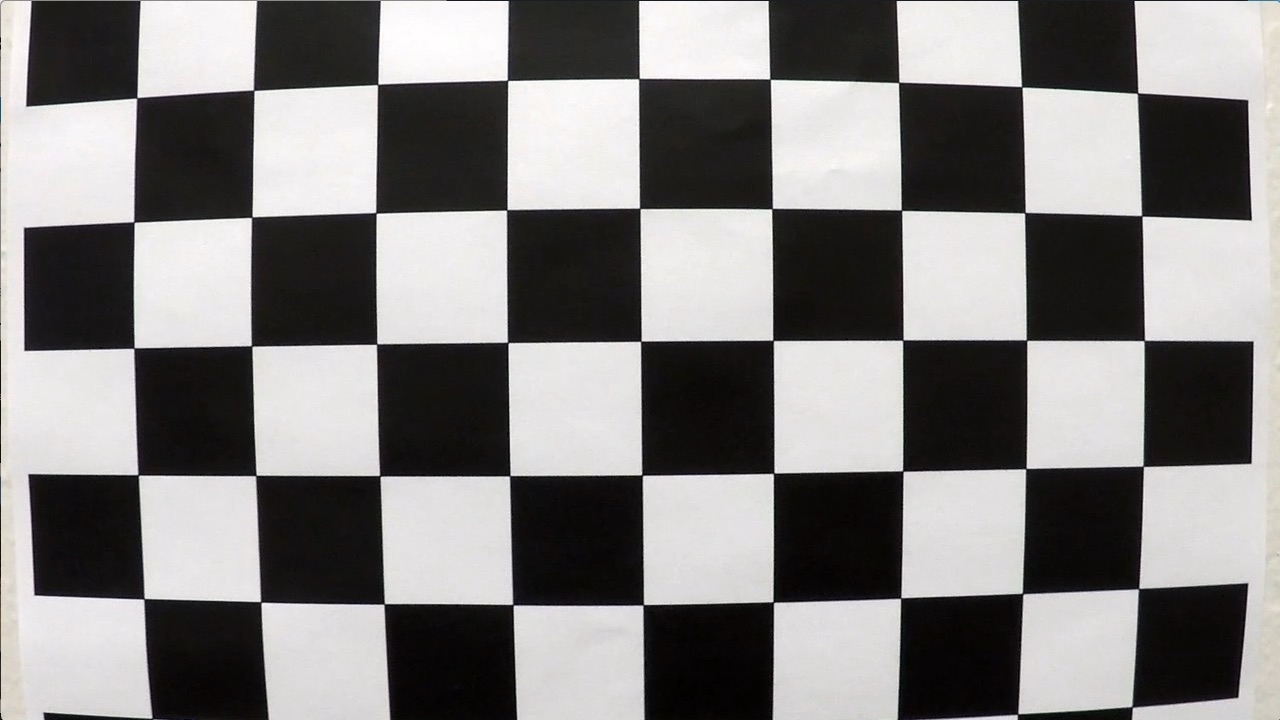
#> input picture CarND-Advanced-Lane-Lines-P4/camera_cal/calibration1.jpg, 1280 x 720 px; its folder holds only this picture in this run
$ jupyter execute --allow-errors P4.ipynb   (shell and % lines are left out)   (older library calls are emulated)
#> lines starting #> are read from the running program, lines starting #| are printed output that depends on the picture
### CarND-Advanced-Lane-Lines-P4/lane_finding.py
import cv2
import numpy as np

def undistort(img, mtx, dist):
    undistorted_img = cv2.undistort(img, mtx, dist, None, mtx)
    return undistorted_img

def color_thresh(image):
    # Filter white color
    white_thresh = [np.array([200, 200, 200]), np.array([255, 255, 255])]
    mask = cv2.inRange(image, white_thresh[0], white_thresh[1])
    white_img = cv2.bitwise_and(image, image, mask=mask)

    #Changing Color-space, HSV is better for object detection
    hsv = cv2.cvtColor(image, cv2.COLOR_BGR2HSV)
    #For HSV, Hue range is [0,179], Saturation range is [0,255] and Value range is [0,255].
    yellow_thresh = [np.array([90,100,100]), np.array([110,255,255])]
    mask = cv2.inRange(hsv, yellow_thresh[0], yellow_thresh[1])
    yellow_img = cv2.bitwise_and(image, image, mask=mask)

    # Combine images
    filtered_img = cv2.addWeighted(white_img, 1., yellow_img, 1., 0.)

    gray = cv2.cvtColor(filtered_img, cv2.COLOR_RGB2GRAY)
    # Create binary based on detected pixels
    binary_threshold = np.zeros_like(gray)
    binary_threshold[(gray > 0)] = 1
    return binary_threshold

def perspect_tf(image, M):
    img_size = (image.shape[1], image.shape[0])
    # Warp the image
    warped = cv2.warpPerspective(image, M, img_size, flags=cv2.INTER_LINEAR)
    return warped

detected = False
left_fit = []
right_fit = []

def lane_detect(binary_warped):#, nb = False):
    global detected
    global left_fit
    global right_fit
    # Set the width of the windows +/- margin
    margin = 100
    nonzero = binary_warped.nonzero()
    nonzeroy = np.array(nonzero[0])
    nonzerox = np.array(nonzero[1])
    #out_img = np.dstack((binary_warped, binary_warped, binary_warped))*255
    if not detected:
        # Assuming you have created a warped binary image called "binary_warped"
        # Take a histogram of the bottom half of the image
        histogram = np.sum(binary_warped[binary_warped.shape[0]//2:,:], axis=0)
        # Create an output image to draw on and  visualize the result
        #out_img = np.dstack((binary_warped, binary_warped, binary_warped))*255
        # Find the peak of the left and right halves of the histogram
        # These will be the starting point for the left and right lines
        midpoint = np.int(histogram.shape[0]/2)
        leftx_base = np.argmax(histogram[:midpoint])
        rightx_base = np.argmax(histogram[midpoint:]) + midpoint

        # Choose the number of sliding windows
        nwindows = 9
        # Set height of windows
        window_height = np.int(binary_warped.shape[0]/nwindows)

        # Current positions to be updated for each window
        leftx_current = leftx_base
        rightx_current = rightx_base

        # Set minimum number of pixels found to recenter window
        minpix = 50
        # Create empty lists to receive left and right lane pixel indices
        left_lane_inds = []
        right_lane_inds = []

        # Step through the windows one by one
        for window in range(nwindows):
            # Identify window boundaries in x and y (and right and left)
            win_y_low = binary_warped.shape[0] - (window+1)*window_height
            win_y_high = binary_warped.shape[0] - window*window_height
            win_xleft_low = leftx_current - margin
            win_xleft_high = leftx_current + margin
            win_xright_low = rightx_current - margin
            win_xright_high = rightx_current + margin

            # Draw the windows on the visualization image
            #cv2.rectangle(out_img,(win_xleft_low,win_y_low),(win_xleft_high,win_y_high),(0,255,0), 2)
            #cv2.rectangle(out_img,(win_xright_low,win_y_low),(win_xright_high,win_y_high),(0,255,0), 2)
            # Identify the nonzero pixels in x and y within the window
            good_left_inds = ((nonzeroy >= win_y_low) & (nonzeroy < win_y_high) & (nonzerox >= win_xleft_low) & (nonzerox < win_xleft_high)).nonzero()[0]
            good_right_inds = ((nonzeroy >= win_y_low) & (nonzeroy < win_y_high) & (nonzerox >= win_xright_low) & (nonzerox < win_xright_high)).nonzero()[0]
            # Append these indices to the lists
            left_lane_inds.append(good_left_inds)
            right_lane_inds.append(good_right_inds)
            # If you found > minpix pixels, recenter next window on their mean position
            if len(good_left_inds) > minpix:
                leftx_current = np.int(np.mean(nonzerox[good_left_inds]))
            if len(good_right_inds) > minpix:
                rightx_current = np.int(np.mean(nonzerox[good_right_inds]))

        # Concatenate the arrays of indices
        left_lane_inds = np.concatenate(left_lane_inds)
        right_lane_inds = np.concatenate(right_lane_inds)
        detected = True
    else:
        left_lane_inds = ((nonzerox > (left_fit[0]*(nonzeroy**2) + left_fit[1]*nonzeroy + left_fit[2] - margin)) & (nonzerox < (left_fit[0]*(nonzeroy**2) + left_fit[1]*nonzeroy + left_fit[2] + margin)))
        right_lane_inds = ((nonzerox > (right_fit[0]*(nonzeroy**2) + right_fit[1]*nonzeroy + right_fit[2] - margin)) & (nonzerox < (right_fit[0]*(nonzeroy**2) + right_fit[1]*nonzeroy + right_fit[2] + margin)))

    # Extract left and right line pixel positions
    leftx = nonzerox[left_lane_inds]
    lefty = nonzeroy[left_lane_inds]
    rightx = nonzerox[right_lane_inds]
    righty = nonzeroy[right_lane_inds]

    # Fit a second order polynomial to each
    left_fit = np.polyfit(lefty, leftx, 2)
    right_fit = np.polyfit(righty, rightx, 2)
    ploty = np.linspace(0, binary_warped.shape[0]-1, binary_warped.shape[0] )
    left_fitx = left_fit[0]*ploty**2 + left_fit[1]*ploty + left_fit[2]
    right_fitx = right_fit[0]*ploty**2 + right_fit[1]*ploty + right_fit[2]
    left_curverad, right_curverad = curvature_cal(ploty, leftx, lefty, rightx, righty)

    midpoint = np.int(binary_warped.shape[1]/2)
    middle_of_lane = (right_fitx[-1] - left_fitx[-1]) / 2.0 + left_fitx[-1]
    xm_per_pix = 3.7/700
    offset = (midpoint - middle_of_lane) * xm_per_pix
    return ploty, left_fitx, right_fitx, left_curverad, right_curverad, offset

def curvature_cal(ploty, leftx, lefty, rightx, righty):
    # Define y-value where we want radius of curvature
    # I'll choose the maximum y-value, corresponding to the bottom of the image
    y_eval = np.max(ploty)
    ym_per_pix = 30/720 # meters per pixel in y dimension
    xm_per_pix = 3.7/700 # meters per pixel in x dimension

    # Fit new polynomials to x,y in world space
    left_fit_cr = np.polyfit(lefty*ym_per_pix, leftx*xm_per_pix, 2)
    right_fit_cr = np.polyfit(righty*ym_per_pix, rightx*xm_per_pix, 2)
    # Calculate the new radii of curvature
    left_curverad = ((1 + (2*left_fit_cr[0]*y_eval*ym_per_pix + left_fit_cr[1])**2)**1.5) / np.absolute(2*left_fit_cr[0])
    right_curverad = ((1 + (2*right_fit_cr[0]*y_eval*ym_per_pix + right_fit_cr[1])**2)**1.5) / np.absolute(2*right_fit_cr[0])


    return left_curverad, right_curverad

def draw_line(warped, ploty, left_fitx, right_fitx, offset, undist, Minv, left_curverad, right_curverad):
    # Create an image to draw the lines on
    warp_zero = np.zeros_like(warped).astype(np.uint8)
    color_warp = np.dstack((warp_zero, warp_zero, warp_zero))

    # Recast the x and y points into usable format for cv2.fillPoly()
    pts_left = np.array([np.transpose(np.vstack([left_fitx, ploty]))])
    pts_right = np.array([np.flipud(np.transpose(np.vstack([right_fitx, ploty])))])
    pts = np.hstack((pts_left, pts_right))

    # Draw the lane onto the warped blank image
    cv2.fillPoly(color_warp, np.int_([pts]), (0,255, 0))

    # Warp the blank back to original image space using inverse perspective matrix (Minv)
    newwarp = perspect_tf(color_warp, Minv)
    # Combine the result with the original image
    result = cv2.addWeighted(undist, 1, newwarp, 0.3, 0)

    # Add radius and offset calculations to top of video
    cv2.putText(result,"Left Lane Radius: " + "{:0.2f}".format(left_curverad/1000) + 'km', org=(50,50), fontFace=cv2.FONT_HERSHEY_SIMPLEX,
            fontScale=1, color=(255,255,255), lineType = cv2.LINE_AA, thickness=2)
    cv2.putText(result,"Right Lane Radius: " + "{:0.2f}".format(right_curverad/1000) + 'km', org=(50,100), fontFace=cv2.FONT_HERSHEY_SIMPLEX,
            fontScale=1, color=(255,255,255), lineType = cv2.LINE_AA, thickness=2)
    cv2.putText(result,"Offset From Center: " + "{:0.2f}".format(offset) + 'm', org=(50,150), fontFace=cv2.FONT_HERSHEY_SIMPLEX,
            fontScale=1, color=(255,255,255), lineType = cv2.LINE_AA, thickness=2)
    return result

def pipeline(img, mtx, dist, M, Minv):
    undistored_img = undistort(img, mtx, dist)
    binary_threshold = color_thresh(undistored_img)
    binary_warped = perspect_tf(binary_threshold, M)
    ploty, left_fitx, right_fitx, left_curverad, right_curverad, offset = lane_detect(binary_warped)
    result = draw_line(binary_warped, ploty, left_fitx, right_fitx, offset, undistored_img, Minv, left_curverad, right_curverad)
    return result

class Line():
    '''
    Keeps track of line.
    '''
    # [30 lines left out: function __init__, not called in this run]

### CarND-Advanced-Lane-Lines-P4/P4.ipynb
## Advanced Lane Finding Project

The goals / steps of this project are the following:

* Compute the camera calibration matrix and distortion coefficients given a set of chessboard images.
* Apply a distortion correction to raw images.
* Use color transforms, gradients, etc., to create a thresholded binary image.
* Apply a perspective transform to rectify binary image ("birds-eye view").
* Detect lane pixels and fit to find the lane boundary.
* Determine the curvature of the lane and vehicle position with respect to center.
* Warp the detected lane boundaries back onto the original image.
* Output visual display of the lane boundaries and numerical estimation of lane curvature and vehicle position.

---

## Camera Calibration

### First, I'll compute the camera calibration using chessboard images

[cell 1]
import numpy as np
import cv2
import glob
import matplotlib.pyplot as plt

nx = 9
ny = 6

# prepare object points, like (0,0,0), (1,0,0), (2,0,0) ....,(6,5,0)
objp = np.zeros((nx*ny,3), np.float32)
objp[:,:2] = np.mgrid[0:nx,0:ny].T.reshape(-1,2)

### Functions for drawing and calibration

[cell 2]
def corner_img(images, nx, ny, objp):
    # Arrays to store object points and image points from all the images.
#> called with nx = 9, ny = 6, objp = array of shape (54, 3)
    objpoints = [] # 3d points in real world space
    imgpoints = [] # 2d points in image plane.
    img_list = [] #ret detected image list
    drawn_list = []
    # Step through the list and search for chessboard corners
    for fname in images:
        image = cv2.imread(fname)
#> image is the input picture: shape (720, 1280, 3); mean B, G, R 127.8, 128.4, 130.1
        img = image.copy()
        gray = cv2.cvtColor(img,cv2.COLOR_BGR2GRAY)
        # Find the chessboard corners
        ret, corners = cv2.findChessboardCorners(gray, (nx,ny), None)
#> ret = False; corners = None
        # If found, add object points, image points
        if ret == True:
            objpoints.append(objp)
            imgpoints.append(corners)
            img_list.append(image)
            # Draw and display the corners
            drawn_img = cv2.drawChessboardCorners(img, (nx,ny), corners, ret)
            drawn_list.append(drawn_img)
    return objpoints, imgpoints, img_list, drawn_list

### Get the calibration parameters and save them as pickle (ganna take a while)

[cell 3]
import pickle

# Make a list of calibration images
images = glob.glob('camera_cal/calibration*.jpg')
print('Total images: {}'.format(len(images)))

objpoints, imgpoints, img_list, drawn_list = corner_img(images, nx, ny, objp)

#> (the rest of this cell did not finish here and is left out)

### Calibrate images

[cell 4]
undist_list = []

for img in img_list:
    undist = cv2.undistort(img, mtx, dist, None, mtx)
    undist_list.append(undist)

[cell 5]
pltimg_list = [10, 12]

#> (the rest of this cell did not finish here and is left out)

## Lane Detection Pipeline

### Start from here since we already have the calibration parameters

[cell 6]
import matplotlib.image as mpimg
import pickle
import numpy as np
import cv2
import glob
import matplotlib.pyplot as plt
from lane_finding import *
# Import everything needed to edit/save/watch video clips
from moviepy.editor import VideoFileClip
from IPython.display import HTML

#camera_cal_dist_pickle
with open('camera_dist.p', mode='rb') as f:
#> (reads CarND-Advanced-Lane-Lines-P4/camera_dist.p from the repository)
    dist_pickle = pickle.load(f)
    mtx = dist_pickle['mtx']
    dist = dist_pickle['dist']

test_images = glob.glob('test_images/*.jpg')
print('Total images: {}'.format(len(test_images)))

### Thresholded  Sobel x and y

[cell 7]
def abs_sobel_thresh(img, orient='x', sobel_kernel=3, thresh=(0, 255)):
    # Convert to grayscale
    gray = cv2.cvtColor(img, cv2.COLOR_RGB2GRAY)
    # Apply x or y gradient with the OpenCV Sobel() function
    # and take the absolute value
    if orient == 'x':
        abs_sobel = np.absolute(cv2.Sobel(gray, cv2.CV_64F, 1, 0, ksize=sobel_kernel))
    if orient == 'y':
        abs_sobel = np.absolute(cv2.Sobel(gray, cv2.CV_64F, 0, 1, ksize=sobel_kernel))
    # Rescale back to 8 bit integer
    scaled_sobel = np.uint8(255*abs_sobel/np.max(abs_sobel))
    # Create a copy and apply the threshold
    binary_output = np.zeros_like(scaled_sobel)
    # Here I'm using inclusive (>=, <=) thresholds, but exclusive is ok too
    binary_output[(scaled_sobel >= thresh[0]) & (scaled_sobel <= thresh[1])] = 1

    # Return the result
    return binary_output

### Thresholded gradient magnitude

[cell 8]
def mag_thresh(img, sobel_kernel=3, mag_thresh=(0, 255)):
    # Convert to grayscale
    gray = cv2.cvtColor(img, cv2.COLOR_RGB2GRAY)
    # Take both Sobel x and y gradients
    sobelx = cv2.Sobel(gray, cv2.CV_64F, 1, 0, ksize=sobel_kernel)
    sobely = cv2.Sobel(gray, cv2.CV_64F, 0, 1, ksize=sobel_kernel)
    # Calculate the gradient magnitude
    gradmag = np.sqrt(sobelx**2 + sobely**2)
    # Rescale to 8 bit
    scale_factor = np.max(gradmag)/255
    gradmag = (gradmag/scale_factor).astype(np.uint8)
    # Create a binary image of ones where threshold is met, zeros otherwise
    binary_output = np.zeros_like(gradmag)
    binary_output[(gradmag >= mag_thresh[0]) & (gradmag <= mag_thresh[1])] = 1

    # Return the binary image
    return binary_output

### Thresholded gradient direction

[cell 9]
def dir_threshold(img, sobel_kernel=3, dir_thresh=(0, np.pi/2)):
    # Grayscale
    gray = cv2.cvtColor(img, cv2.COLOR_RGB2GRAY)
    # Calculate the x and y gradients
    sobelx = cv2.Sobel(gray, cv2.CV_64F, 1, 0, ksize=sobel_kernel)
    sobely = cv2.Sobel(gray, cv2.CV_64F, 0, 1, ksize=sobel_kernel)
    # Take the absolute value of the gradient direction,
    # apply a threshold, and create a binary image result
    absgraddir = np.arctan2(np.absolute(sobely), np.absolute(sobelx))
    binary_output =  np.zeros_like(absgraddir)
    binary_output[(absgraddir >= dir_thresh[0]) & (absgraddir <= dir_thresh[1])] = 1

    # Return the binary image
    return binary_output

### Visualizing thresholded sobel x and y

[cell 10]
image = ('test_images/test5.jpg')

img = mpimg.imread(image)
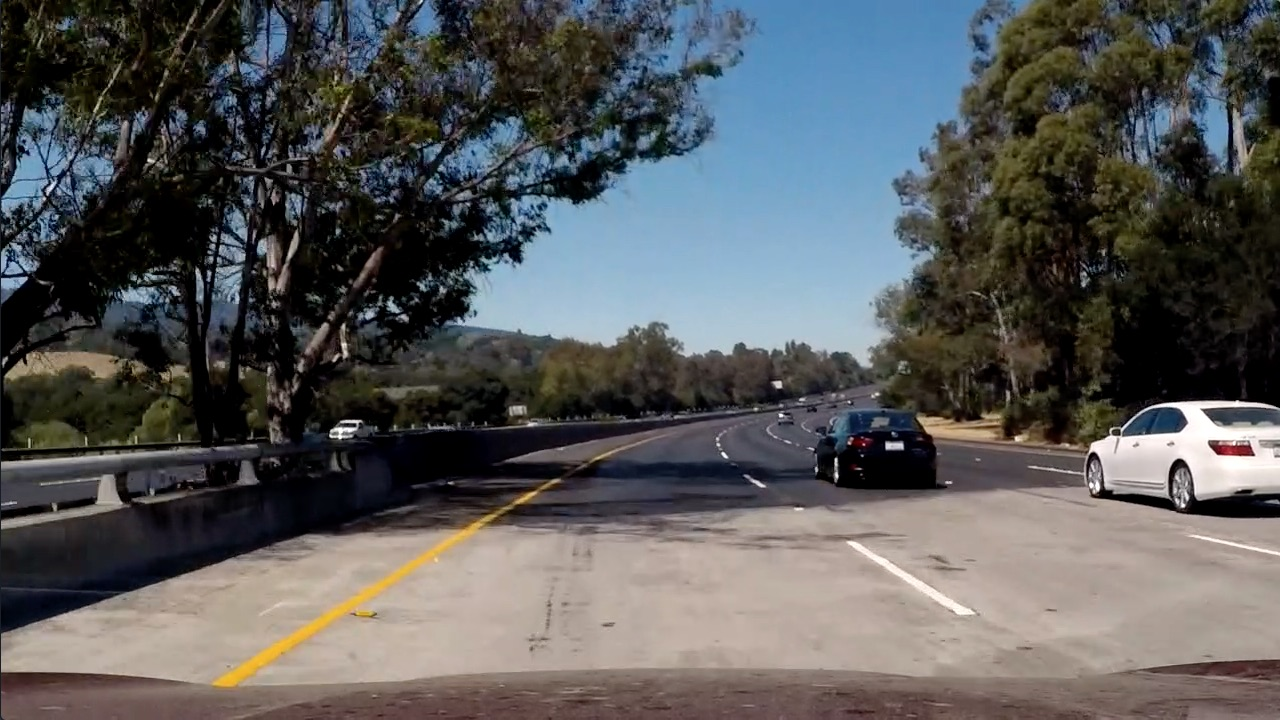
#> input picture CarND-Advanced-Lane-Lines-P4/test_images/test5.jpg, 1280 x 720 px
#> img is the input picture: shape (720, 1280, 3); mean R, G, B 88.5, 89.3, 89.8
grad_binary_x = abs_sobel_thresh(img, orient='x', sobel_kernel=3, thresh=(20, 100))
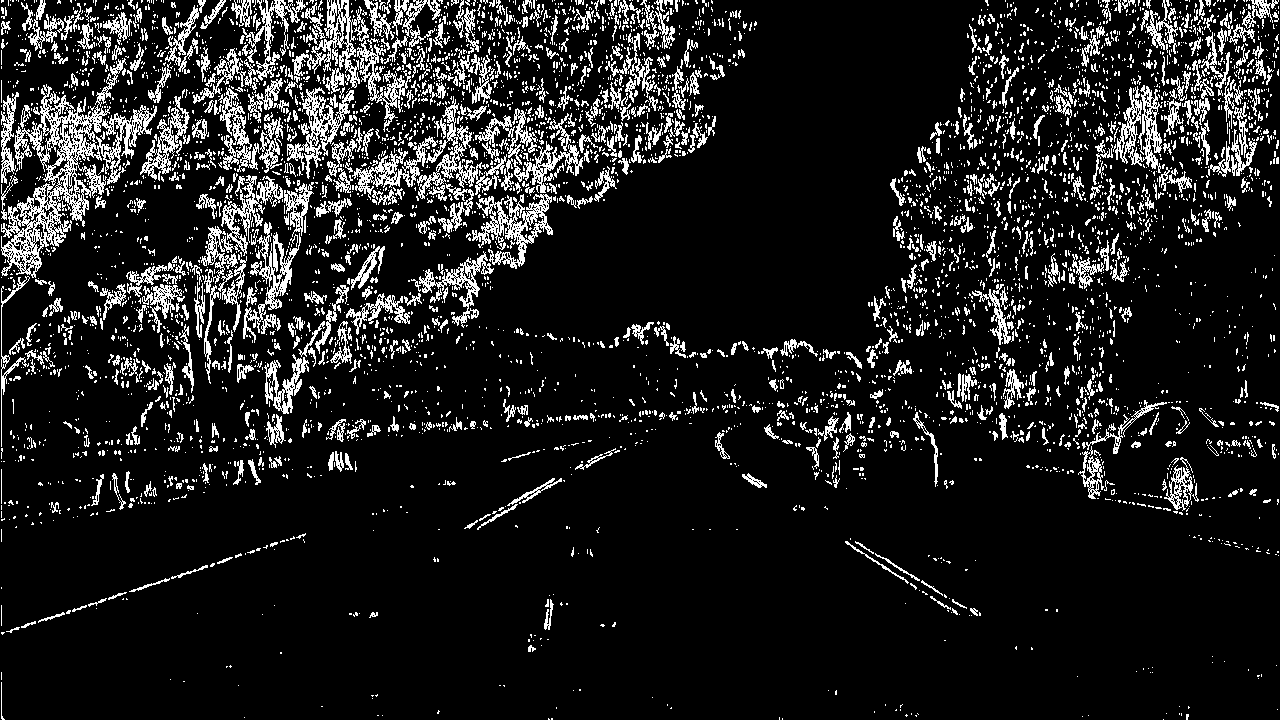
#> grad_binary_x: shape (720, 1280); values 0 (black) and 1 (white), 12.1% white in thin lines or dots
grad_binary_y = abs_sobel_thresh(img, orient='y', sobel_kernel=3, thresh=(20, 100))
#> grad_binary_y: shape (720, 1280); values 0 (black) and 1 (white), 13.1% white in thin lines or dots
plt.figure(figsize=[20, 5])
plt.subplot(1, 3, 1)
plt.axis('off')
plt.title('Original')
plt.imshow(img)
plt.subplot(1, 3, 2)
plt.axis('off')
plt.title('Thresholded Sobel x')
plt.imshow(grad_binary_x, cmap='gray')
plt.subplot(1, 3, 3)
plt.axis('off')
plt.title('Thresholded Sobel y')
plt.imshow(grad_binary_y, cmap='gray')
plt.show()

### Thresholded gradient magnitude and direction

[cell 11]
img = mpimg.imread(image)
mag_binary = mag_thresh(img, sobel_kernel=9, mag_thresh=(30, 100))
#> in mag_thresh, `sobely = cv2.Sobel(gray, cv2.CV_64F, 0, 1, ksize=sobel_kernel)`:
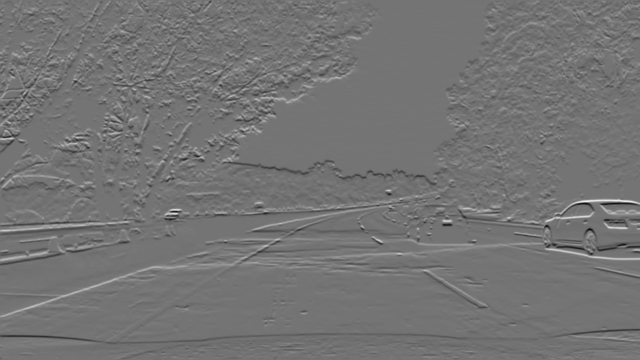
#> sobely: shape (720, 1280) float64 (shown at 1/2 size); min -1853085, max 2210944, mean 624.1; drawn with min black and max white
#> in mag_thresh, `gradmag = np.sqrt(sobelx**2 + sobely**2)`:
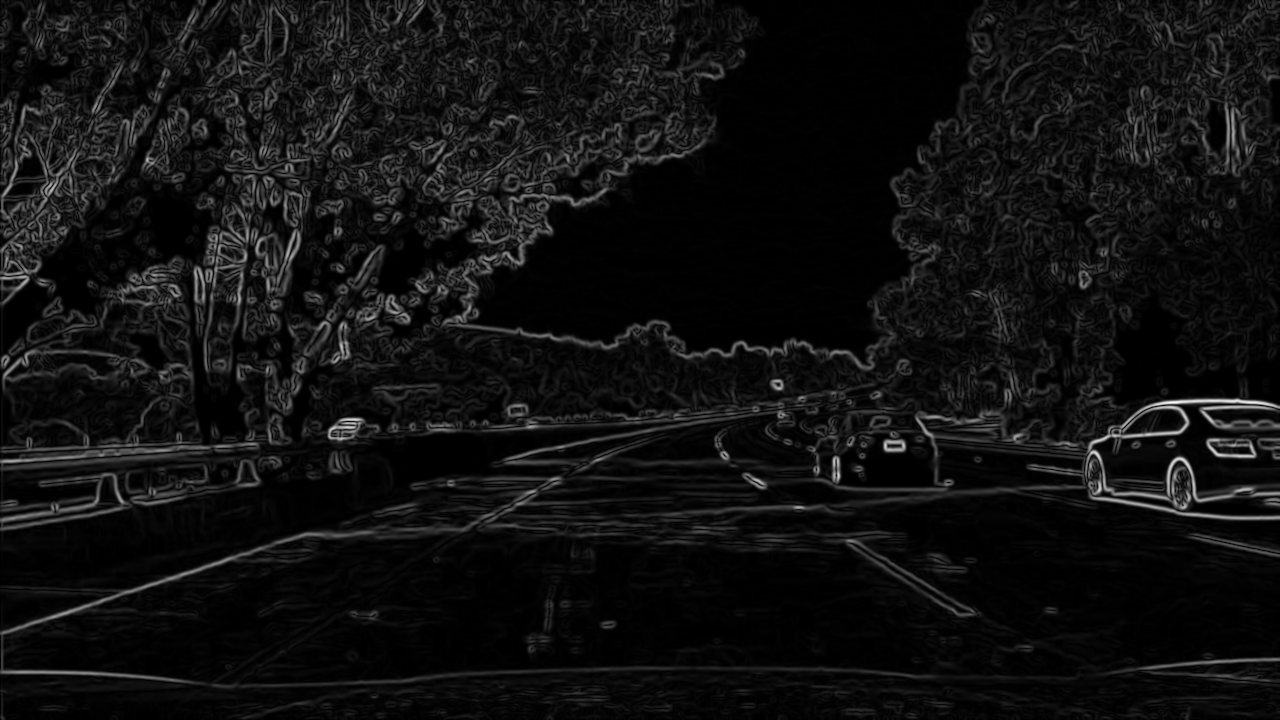
#> gradmag: shape (720, 1280) float64; min 0, max 2211799.6, mean 147883.6; drawn with min black and max white
#> in mag_thresh, `scale_factor = np.max(gradmag)/255`: scale_factor = 8673.7
#> (the rest of the program and of its run is left out)
